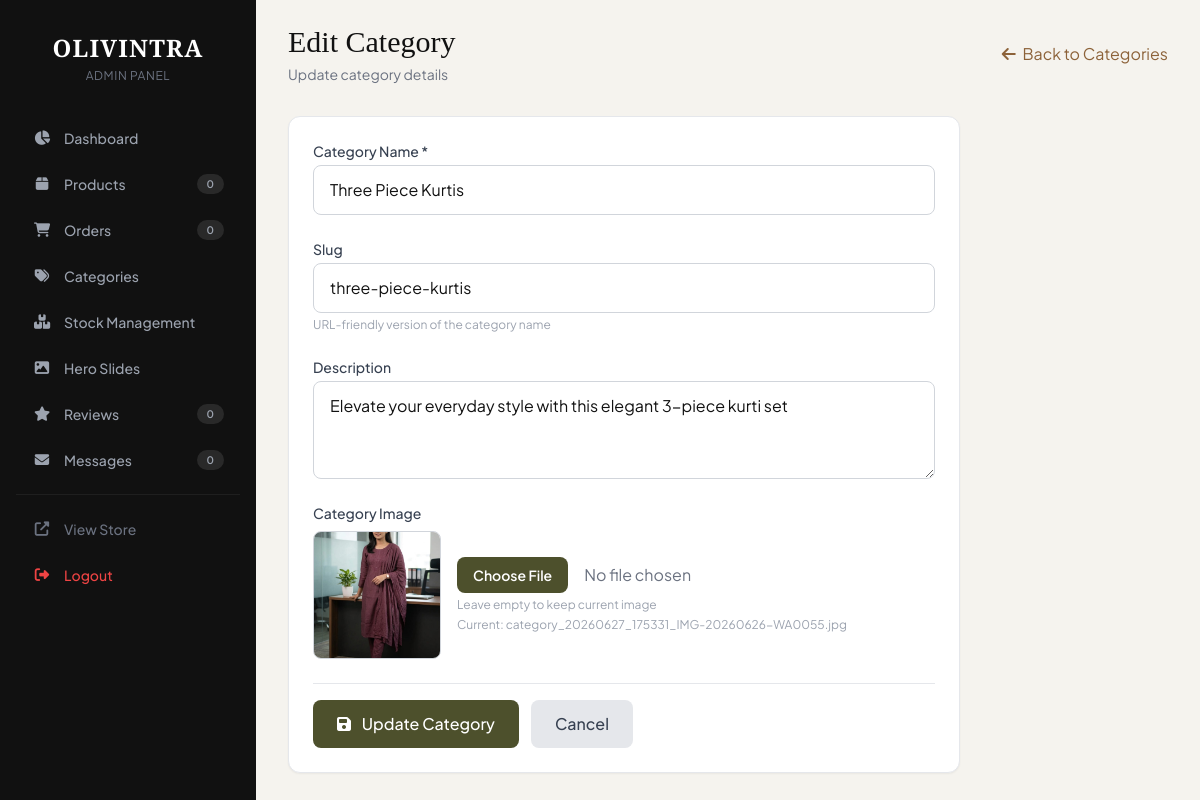
/admin/category/edit/1 (signed in), run on the app's committed database.
### models.py (models this page shows, shortened)
class Category(db.Model):
    id = db.Column(db.Integer, primary_key=True)
    name = db.Column(db.String(100), nullable=False)
    slug = db.Column(db.String(100), unique=True, nullable=False)
    image = db.Column(db.String(200))
    description = db.Column(db.Text)
    created_at = db.Column(db.DateTime, default=datetime.utcnow)
    updated_at = db.Column(db.DateTime, default=datetime.utcnow, onupdate=datetime.utcnow)
    products = db.relationship('Product', backref='category', lazy=True)

### app.py (the view, shortened to what this page needs)
@app.route('/admin/category/edit/<int:id>', methods=['GET', 'POST'])
@login_required
@admin_required
def admin_edit_category(id):
    category = Category.query.get_or_404(id)
    return render_template('admin/edit_category.html', category=category)

### app.py (called while the page is built, shortened)
@login_manager.user_loader
def load_user(user_id):
    admin = Admin.query.get(int(user_id))
    if admin:
        return admin
    return None

@app.before_request
def create_admin():
    if not Admin.query.first():
        admin = Admin(username=Config.ADMIN_USERNAME)
        admin.set_password(Config.ADMIN_PASSWORD)
        db.session.add(admin)
        db.session.commit()

@app.context_processor
def utility_processor():
    def cart_count():
        if 'cart' in session:
            return sum(item['quantity'] for item in session['cart'])
        return 0
    whatsapp_number = '+919037392700'
    whatsapp_url = f'https://wa.me/{whatsapp_number}'
    return dict(
        cart_count=cart_count,
        whatsapp_number=whatsapp_number,
        whatsapp_url=whatsapp_url,
        datetime=datetime
    )

def admin_required(f):
    @wraps(f)
    def decorated_function(*args, **kwargs):
        if not current_user.is_authenticated:
            flash('Please login as admin to continue.', 'error')
            return redirect(url_for('admin_login'))
        if not isinstance(current_user, Admin):
            flash('Access denied. Admin only.', 'error')
            return redirect(url_for('admin_login'))
        return f(*args, **kwargs)
    return decorated_function

### templates/admin/edit_category.html (shortened to what this page needs)
{% extends "admin/base_admin.html" %}
{% block admin_content %}
<div class="mb-8">
    <div class="flex justify-between items-center">
        <div>
            <h2 class="text-3xl font-serif text-brand-dark">Edit Category</h2>
            <p class="text-gray-500 text-sm mt-1">Update category details</p>
        </div>
        <a href="{{ url_for('admin_categories') }}" class="text-brand-accent hover:underline">
            <i class="fas fa-arrow-left mr-1"></i> Back to Categories
        </a>
    </div>
</div>
<div class="bg-white rounded-xl shadow-sm border border-gray-200 p-6 max-w-2xl">
    <form method="POST" enctype="multipart/form-data" class="space-y-6">
        <div>
            <label for="name" class="block text-sm font-medium text-gray-700">Category Name *</label>
            <input type="text" name="name" id="name" required value="{{ category.name }}"
                   class="mt-1 block w-full px-4 py-3 border border-gray-300 rounded-lg focus:ring-[#4d502c] focus:border-[#4d502c] transition">
        </div>
        <div>
            <label for="slug" class="block text-sm font-medium text-gray-700">Slug</label>
            <input type="text" name="slug" id="slug" value="{{ category.slug }}"
                   class="mt-1 block w-full px-4 py-3 border border-gray-300 rounded-lg focus:ring-[#4d502c] focus:border-[#4d502c] transition">
            <p class="text-xs text-gray-400 mt-1">URL-friendly version of the category name</p>
        </div>
        <div>
            <label for="description" class="block text-sm font-medium text-gray-700">Description</label>
            <textarea name="description" id="description" rows="3"
                      class="mt-1 block w-full px-4 py-3 border border-gray-300 rounded-lg focus:ring-[#4d502c] focus:border-[#4d502c] transition">{{ category.description }}</textarea>
        </div>
        <div>
            <label class="block text-sm font-medium text-gray-700">Category Image</label>
            <div class="mt-2 flex items-center gap-4">
                <div id="imagePreview" class="w-32 h-32 border border-gray-300 rounded-lg overflow-hidden">
                    {% if category.image %}
                    <img src="{{ url_for('static', filename='uploads/' + category.image) }}" class="w-full h-full object-cover">
                    {% else %}
                    <div class="w-full h-full flex items-center justify-center text-gray-400 bg-gray-50">
                        <i class="fas fa-image text-3xl"></i>
                    </div>
                    {% endif %}
                </div>
                <div class="flex-1">
                    <input type="file" name="image" id="image" accept="image/*"
                           class="block w-full text-sm text-gray-500 file:mr-4 file:py-2 file:px-4 file:rounded-lg file:border-0 file:text-sm file:font-semibold file:bg-[#4d502c] file:text-white hover:file:bg-[#3d4022] transition">
                    <p class="text-xs text-gray-400 mt-1">Leave empty to keep current image</p>
                    {% if category.image %}
                    <p class="text-xs text-gray-400 mt-1">Current: {{ category.image }}</p>
                    {% endif %}
                </div>
            </div>
        </div>
        <div class="flex gap-3 pt-4 border-t border-gray-200">
            <button type="submit" class="bg-[#4d502c] text-white px-6 py-3 rounded-lg hover:bg-[#3d4022] transition font-medium">
                <i class="fas fa-save mr-2"></i> Update Category
            </button>
            <a href="{{ url_for('admin_categories') }}" class="bg-gray-200 text-gray-700 px-6 py-3 rounded-lg hover:bg-gray-300 transition font-medium">
                Cancel
            </a>
        </div>
    </form>
</div>
{% endblock %}

### templates/admin/base_admin.html (style rules this page uses)
* { box-sizing: border-box; }
body { font-family: 'Plus Jakarta Sans', sans-serif; background-color: #f5f3ee; color: #111111; }
.font-serif { font-family: 'Playfair Display', serif; }
button, .btn, .menu-btn, .close-btn, .sidebar-link, .menu-link { min-height: 44px; min-width: 44px; touch-action: manipulation; -webkit-tap-highlight-color: transparent; }
input, select, textarea { font-size: 16px !important; }

### data on the page
Category: name "Three Piece Kurtis", slug "three-piece-kurtis", description "Elevate your everyday style with this elegant 3-piece kurti set", image (picture), image "category_20260627_175331_IMG-20260626-WA0055.jpg"

### other printed values
{{ total_products if total_products else 0 }} "0"
{{ pending_count }} "0"
{{ review_count }} "0"
{{ msg_count }} "0"
